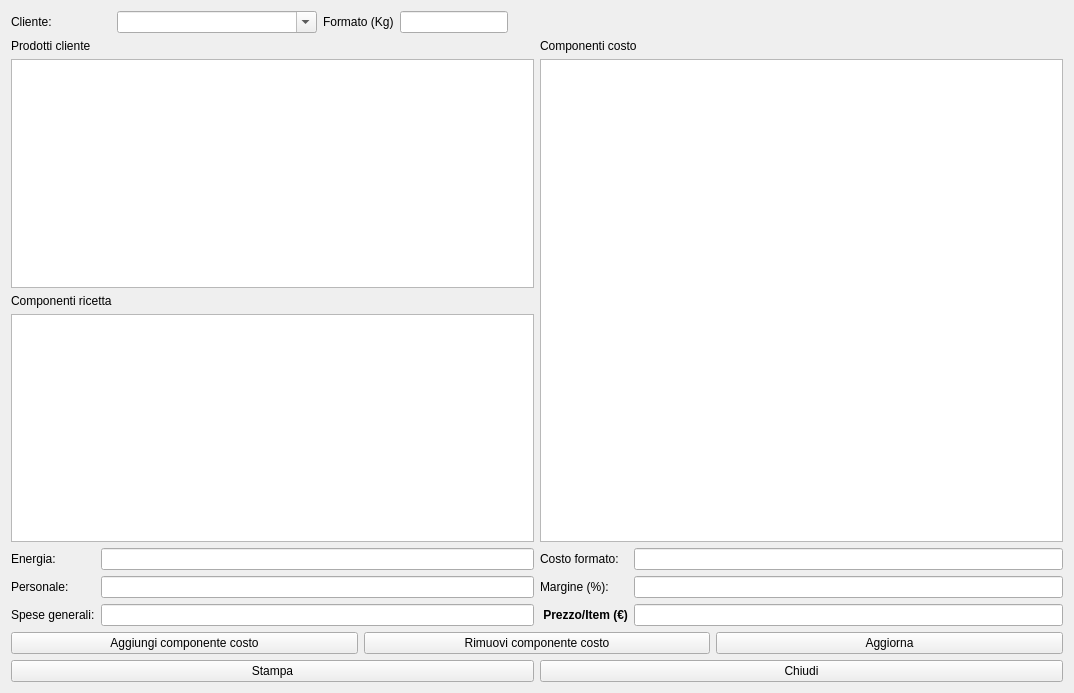
<?xml version="1.0" encoding="UTF-8"?>
<ui version="4.0">
 <class>HCalcolo_costi</class>
 <widget class="QWidget" name="HCalcolo_costi">
  <property name="geometry">
   <rect>
    <x>0</x>
    <y>0</y>
    <width>1074</width>
    <height>693</height>
   </rect>
  </property>
  <property name="windowTitle">
   <string>Calcolo Costi</string>
  </property>
  <property name="windowIcon">
   <iconset resource="icons.qrc">
    <normaloff>:/Resources/Cash-register-icon.png</normaloff>:/Resources/Cash-register-icon.png</iconset>
  </property>
  <layout class="QVBoxLayout" name="verticalLayout_3">
   <item>
    <layout class="QFormLayout" name="formLayout_2">
     <item row="0" column="0">
      <layout class="QGridLayout" name="gridLayout">
       <item row="0" column="1">
        <widget class="QComboBox" name="cbClienti">
         <property name="minimumSize">
          <size>
           <width>200</width>
           <height>0</height>
          </size>
         </property>
         <property name="editable">
          <bool>true</bool>
         </property>
         <property name="insertPolicy">
          <enum>QComboBox::NoInsert</enum>
         </property>
        </widget>
       </item>
       <item row="0" column="2">
        <widget class="QLabel" name="label_4">
         <property name="text">
          <string>Formato (Kg)</string>
         </property>
        </widget>
       </item>
       <item row="0" column="3">
        <widget class="QLineEdit" name="leFormato">
         <property name="text">
          <string/>
         </property>
        </widget>
       </item>
       <item row="0" column="0">
        <widget class="QLabel" name="label">
         <property name="minimumSize">
          <size>
           <width>100</width>
           <height>0</height>
          </size>
         </property>
         <property name="maximumSize">
          <size>
           <width>100</width>
           <height>16777215</height>
          </size>
         </property>
         <property name="text">
          <string>Cliente:</string>
         </property>
        </widget>
       </item>
      </layout>
     </item>
     <item row="0" column="1">
      <spacer name="horizontalSpacer">
       <property name="orientation">
        <enum>Qt::Horizontal</enum>
       </property>
       <property name="sizeHint" stdset="0">
        <size>
         <width>40</width>
         <height>20</height>
        </size>
       </property>
      </spacer>
     </item>
    </layout>
   </item>
   <item>
    <layout class="QHBoxLayout" name="horizontalLayout_2">
     <item>
      <layout class="QVBoxLayout" name="verticalLayout_2">
       <item>
        <widget class="QLabel" name="label_5">
         <property name="text">
          <string>Prodotti cliente</string>
         </property>
        </widget>
       </item>
       <item>
        <widget class="QListView" name="lv_prodotti"/>
       </item>
       <item>
        <widget class="QLabel" name="label_3">
         <property name="text">
          <string>Componenti ricetta</string>
         </property>
        </widget>
       </item>
       <item>
        <widget class="QTableView" name="tvRicetta">
         <property name="editTriggers">
          <set>QAbstractItemView::NoEditTriggers</set>
         </property>
         <property name="selectionMode">
          <enum>QAbstractItemView::SingleSelection</enum>
         </property>
         <property name="selectionBehavior">
          <enum>QAbstractItemView::SelectRows</enum>
         </property>
         <attribute name="horizontalHeaderStretchLastSection">
          <bool>true</bool>
         </attribute>
        </widget>
       </item>
       <item>
        <layout class="QFormLayout" name="formLayout">
         <item row="0" column="0">
          <widget class="QLabel" name="label_6">
           <property name="text">
            <string>Energia:</string>
           </property>
          </widget>
         </item>
         <item row="0" column="1">
          <widget class="QLineEdit" name="leCosto_energia"/>
         </item>
         <item row="1" column="0">
          <widget class="QLabel" name="label_7">
           <property name="text">
            <string>Personale:</string>
           </property>
          </widget>
         </item>
         <item row="1" column="1">
          <widget class="QLineEdit" name="leCosto_personale"/>
         </item>
         <item row="2" column="0">
          <widget class="QLabel" name="label_8">
           <property name="text">
            <string>Spese generali:</string>
           </property>
          </widget>
         </item>
         <item row="2" column="1">
          <widget class="QLineEdit" name="leCosto_spese_generali"/>
         </item>
        </layout>
       </item>
      </layout>
     </item>
     <item>
      <layout class="QVBoxLayout" name="verticalLayout_4">
       <item>
        <layout class="QVBoxLayout" name="verticalLayout">
         <item>
          <widget class="QLabel" name="label_9">
           <property name="text">
            <string>Componenti costo</string>
           </property>
          </widget>
         </item>
         <item>
          <widget class="QTableView" name="tvComponentiCosto">
           <property name="editTriggers">
            <set>QAbstractItemView::NoEditTriggers</set>
           </property>
           <property name="selectionMode">
            <enum>QAbstractItemView::SingleSelection</enum>
           </property>
           <property name="selectionBehavior">
            <enum>QAbstractItemView::SelectRows</enum>
           </property>
           <property name="sortingEnabled">
            <bool>false</bool>
           </property>
           <attribute name="horizontalHeaderStretchLastSection">
            <bool>true</bool>
           </attribute>
           <attribute name="verticalHeaderShowSortIndicator" stdset="0">
            <bool>true</bool>
           </attribute>
          </widget>
         </item>
        </layout>
       </item>
       <item>
        <layout class="QFormLayout" name="formLayout_3">
         <item row="0" column="0">
          <widget class="QLabel" name="label_10">
           <property name="text">
            <string>Costo formato:</string>
           </property>
          </widget>
         </item>
         <item row="0" column="1">
          <widget class="QLineEdit" name="leCosto_formato"/>
         </item>
         <item row="1" column="0">
          <widget class="QLabel" name="label_11">
           <property name="text">
            <string>Margine (%):</string>
           </property>
          </widget>
         </item>
         <item row="1" column="1">
          <widget class="QLineEdit" name="leMargine"/>
         </item>
         <item row="2" column="0">
          <widget class="QLabel" name="label_12">
           <property name="font">
            <font>
             <bold>true</bold>
            </font>
           </property>
           <property name="text">
            <string> Prezzo/Item (€)</string>
           </property>
          </widget>
         </item>
         <item row="2" column="1">
          <widget class="QLineEdit" name="leResult"/>
         </item>
        </layout>
       </item>
      </layout>
     </item>
    </layout>
   </item>
   <item>
    <layout class="QHBoxLayout" name="horizontalLayout">
     <item>
      <widget class="QPushButton" name="pbAggiungi_componente_costo">
       <property name="text">
        <string>Aggiungi componente costo</string>
       </property>
       <property name="icon">
        <iconset resource="icons.qrc">
         <normaloff>:/Resources/Plus.PNG</normaloff>:/Resources/Plus.PNG</iconset>
       </property>
       <property name="iconSize">
        <size>
         <width>32</width>
         <height>32</height>
        </size>
       </property>
      </widget>
     </item>
     <item>
      <widget class="QPushButton" name="pbRimuovi_componente_costo">
       <property name="text">
        <string>Rimuovi componente costo</string>
       </property>
       <property name="icon">
        <iconset resource="icons.qrc">
         <normaloff>:/Resources/Minus.PNG</normaloff>:/Resources/Minus.PNG</iconset>
       </property>
       <property name="iconSize">
        <size>
         <width>32</width>
         <height>32</height>
        </size>
       </property>
      </widget>
     </item>
     <item>
      <widget class="QPushButton" name="pbCalcolo">
       <property name="text">
        <string>Aggiorna</string>
       </property>
       <property name="icon">
        <iconset resource="icons.qrc">
         <normaloff>:/Resources/Line-chart64.png</normaloff>:/Resources/Line-chart64.png</iconset>
       </property>
       <property name="iconSize">
        <size>
         <width>32</width>
         <height>32</height>
        </size>
       </property>
      </widget>
     </item>
    </layout>
   </item>
   <item>
    <layout class="QHBoxLayout" name="horizontalLayout_4">
     <item>
      <widget class="QPushButton" name="pbPrint">
       <property name="text">
        <string>Stampa</string>
       </property>
       <property name="icon">
        <iconset resource="icons.qrc">
         <normaloff>:/Resources/print-icon.png</normaloff>:/Resources/print-icon.png</iconset>
       </property>
       <property name="iconSize">
        <size>
         <width>32</width>
         <height>32</height>
        </size>
       </property>
      </widget>
     </item>
     <item>
      <widget class="QPushButton" name="pbClose">
       <property name="text">
        <string>Chiudi</string>
       </property>
       <property name="icon">
        <iconset resource="icons.qrc">
         <normaloff>:/Resources/Actions-window-close-icon.png</normaloff>:/Resources/Actions-window-close-icon.png</iconset>
       </property>
       <property name="iconSize">
        <size>
         <width>32</width>
         <height>32</height>
        </size>
       </property>
      </widget>
     </item>
    </layout>
   </item>
  </layout>
 </widget>
 <resources>
  <include location="icons.qrc"/>
 </resources>
 <connections/>
</ui>
